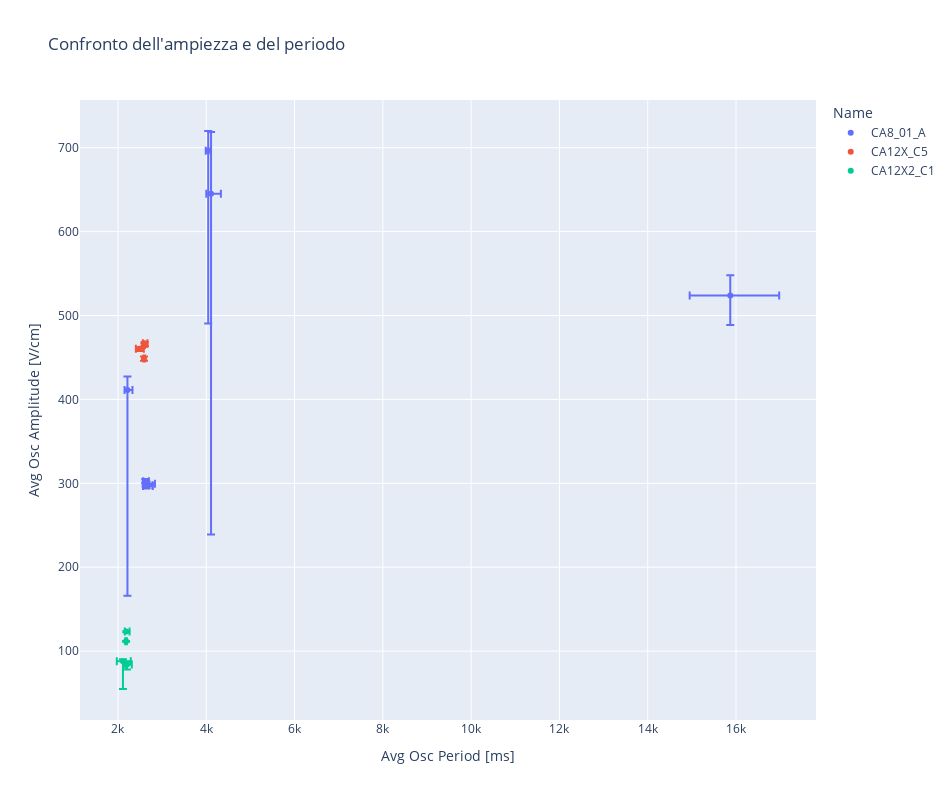

Notebook code cell kept with this figure:
### Markdown cell above
### Periodo vs Ampiezza

### Code cell
# Range dell'ampiezza e del periodo delle oscillazioni a corrente costante
fig = px.scatter(df_fixed, x='Avg Osc Period [ms]', y='Avg Osc Amplitude [V/cm]', 
title='Confronto dell\'ampiezza e del periodo',
color="Name", hover_name="Experiment", log_y=False, error_y='e_a_plus', error_y_minus='e_a_minus', 
error_x='e_p_plus', error_x_minus='e_p_minus',
width=952, height=800)
fig.show()

### Figure 1 — Plotly figure (JSON) as saved in the notebook; plotly's stock layout.template omitted (floating-point values rounded to 4 significant figures)
{"data": [{"error_x": {"array": [222.9, 113.7, 143.9, 1109.0, 58.45, 191.7, 138.7, 82.42], "arrayminus": [108.1, 66.31, 77.08, 919.4, 55.55, 85.3, 75.31, 45.58]}, "error_y": {"array": [73.48, 16.0, 2.279, 24.03, 23.47, 2.621, 1.972, 2.558], "arrayminus": [406.0, 245.2, 2.878, 35.34, 205.9, 3.052, 3.341, 2.086]}, "hovertemplate": "<b>%{hovertext}</b><br><br>Name=CA8_01_A<br>Avg Osc Period [ms]=%{x}<br>Avg Osc Amplitude [V/cm]=%{y}<extra></extra>", "hovertext": ["CA8_01_A_square_waveform_value_3.5e-08A-20220422142852", "CA8_01_A_at_fixed_current_5e-7A-20220422113350", "CA8_01_A_at_fixed_current_1.42e-6A-20220421121309", "CA8_01_A_square_waveform_value_3e-08A-20220422141850", "CA8_01_A_at_fixed_current_3e-8A-20220422093131", "CA8_01_A_at_fixed_current_1.38e-6A-20220421120616", "CA8_01_A_at_fixed_current_1.40e-6A-20220421120923", "CA8_01_A_at_fixed_current_1.34e-6A-20220421120127"], "legendgroup": "CA8_01_A", "marker": {"color": "#636efa", "symbol": "circle"}, "mode": "markers", "name": "CA8_01_A", "orientation": "v", "showlegend": true, "type": "scatter", "x": [4108.0, 2214.0, 2642.0, 15870.0, 4044.0, 2645.0, 2643.0, 2618.0], "xaxis": "x", "y": [645.1, 411.2, 296.8, 523.9, 696.4, 299.4, 297.7, 302.6], "yaxis": "y"}, {"error_x": {"array": [14.57, 62.55, 25.43, 96.25], "arrayminus": [16.43, 42.45, 14.57, 83.75]}, "error_y": {"array": [1.872, 1.758, 2.36, 1.872], "arrayminus": [2.072, 3.063, 2.692, 2.792]}, "hovertemplate": "<b>%{hovertext}</b><br><br>Name=CA12X_C5<br>Avg Osc Period [ms]=%{x}<br>Avg Osc Amplitude [V/cm]=%{y}<extra></extra>", "hovertext": ["CA12X_C5_at_fixed_current_3.5e-7A-20220413144545", "CA12X_C5_at_fixed_current_4e-7A-20220413143802", "CA12X_C5_at_fixed_current_3e-7A-20220413144233", "CA12X_C5_at_fixed_current_4.5e-7A-20220413144649"], "legendgroup": "CA12X_C5", "marker": {"color": "#EF553B", "symbol": "circle"}, "mode": "markers", "name": "CA12X_C5", "orientation": "v", "showlegend": true, "type": "scatter", "x": [2597.0, 2605.0, 2589.0, 2489.0], "xaxis": "x", "y": [464.9, 466.8, 448.9, 460.4], "yaxis": "y"}, {"error_x": {"array": [177.4, 110.4, 73.36, 19.25], "arrayminus": [139.6, 40.55, 34.64, 19.75]}, "error_y": {"array": [2.354, 3.517, 0.4255, 0.3788], "arrayminus": [32.96, 5.894, 0.7445, 0.5581]}, "hovertemplate": "<b>%{hovertext}</b><br><br>Name=CA12X2_C1<br>Avg Osc Period [ms]=%{x}<br>Avg Osc Amplitude [V/cm]=%{y}<extra></extra>", "hovertext": ["CA12X2_C1_current_square_waveform_value_1.6e-07A-20220428171247", "CA12X2_C1_at_fixed_current_1.6e-7A-20220428174333", "CA12X2_C1_current_square_waveform_value_3e-07A-20220428163159", "CA12X2_C1_at_fixed_current_6e-7A-20220428175416"], "legendgroup": "CA12X2_C1", "marker": {"color": "#00cc96", "symbol": "circle"}, "mode": "markers", "name": "CA12X2_C1", "orientation": "v", "showlegend": true, "type": "scatter", "x": [2113.0, 2203.0, 2189.0, 2183.0], "xaxis": "x", "y": [87.82, 83.93, 123.3, 111.8], "yaxis": "y"}], "layout": {"height": 800, "legend": {"title": {"text": "Name"}, "tracegroupgap": 0}, "title": {"text": "Confronto dell'ampiezza e del periodo"}, "width": 952, "xaxis": {"anchor": "y", "domain": [0, 1], "title": {"text": "Avg Osc Period [ms]"}}, "yaxis": {"anchor": "x", "domain": [0, 1], "title": {"text": "Avg Osc Amplitude [V/cm]"}}}}
